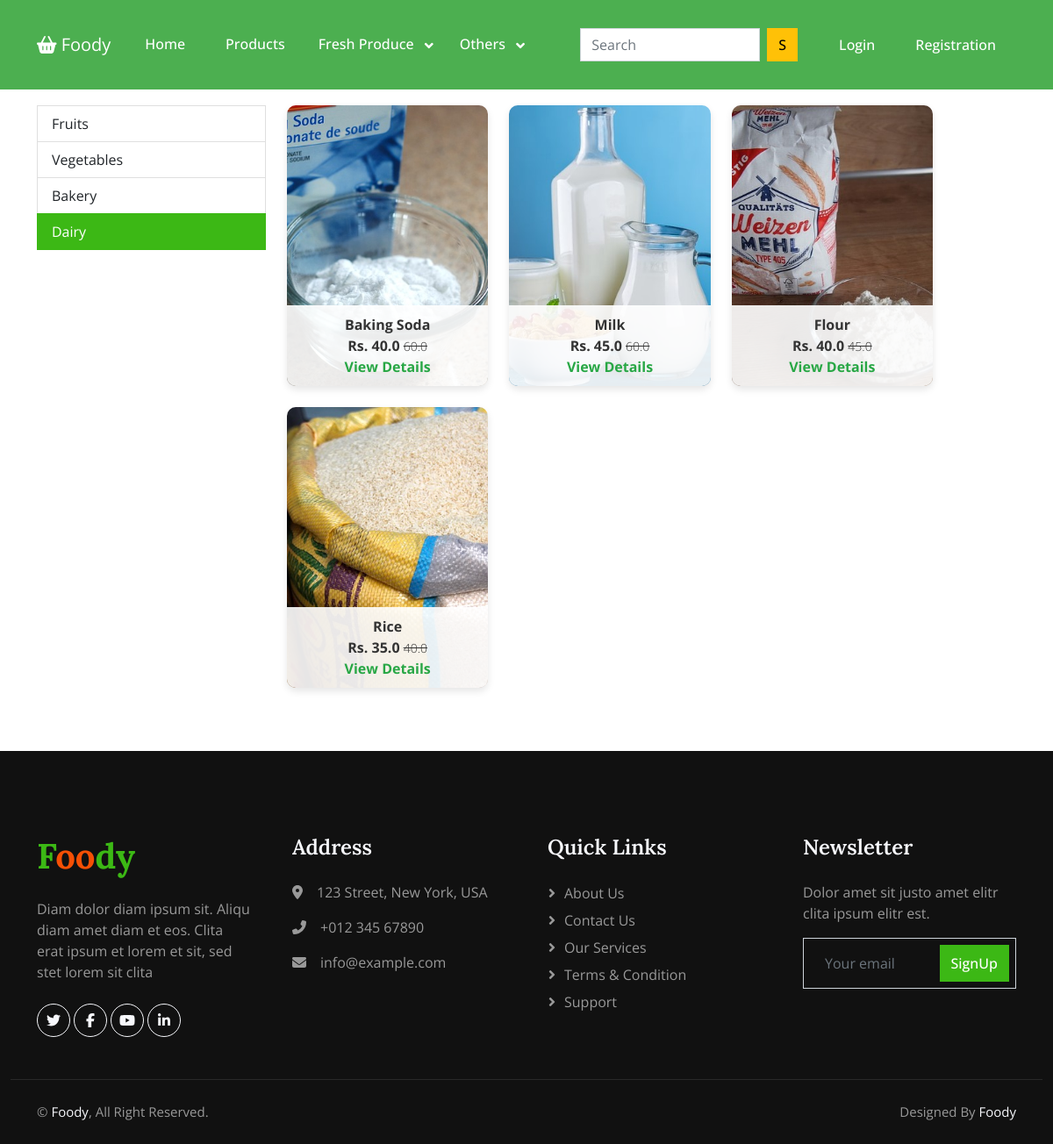
The app's page /dairy-products/ with its own data.
### app/models.py (models this page shows, shortened)
class Product(models.Model):
 title = models.CharField(max_length=100)
 selling_price = models.FloatField()
 discounted_price = models.FloatField()
 description = models.TextField()
 brand = models.CharField(max_length=100)
 category = models.CharField( choices=CATEGORY_CHOICES, max_length=2)
 product_image = models.ImageField(upload_to='productimg')

### app/views.py (the view)
# urls.py: path('dairy-products/', views.dairy_products, name='dairy'),
def dairy_products(request, data=None):
	totalitem = 0
	if request.user.is_authenticated:
		totalitem = len(Cart.objects.filter(user=request.user))
	if data==None :
		dairy_products = Product.objects.filter(category='d')
	return render(request, 'app/dairy_products.html', {'dairy_products':dairy_products,'totalitem':totalitem})

### app/templates/app/dairy_products.html (shortened to what this page needs)
{% extends 'app/base.html' %}
{% load static %}
{% block main-content %}
<div class="container my-5">
 <div class="row">
  <div class="col-sm-3">
   <div class="list-group">
    <a href="{% url 'fruits' %}" class="list-group-item list-group-item-action" >Fruits</a>
    <a href="{% url 'vegetables'  %}" class="list-group-item list-group-item-action">Vegetables</a>
    <a href="{% url 'bakery'  %}" class="list-group-item list-group-item-action">Bakery</a>
    <a href="{% url 'dairy'  %}" class="list-group-item list-group-item-action active">Dairy</a>
   </div>
  </div>
  <div class="col-sm-8">
   <div class="row">
    {% for product in dairy_products %}
     <div class="col-sm-4 text-center mb-4">
      <div class="item">
        <a href="{% url 'product-detail' product.id %}">
          <img src="{{product.product_image.url}}" alt="" class="img-fluid">
          <div class="details">
              <div class="fw-bold">{{product.title}}</div>
              <div class="fw-bold">Rs. {{product.discounted_price}} <small class="fw-light text-decoration-line-through">{{product.selling_price}}</small></div>
              <a href="{% url 'product-detail' product.id %}" class="view-details">View Details</a>
          </div>
        </a>
       </div>
     </div>
    {% endfor %}
   </div>
  </div>
 </div>
</div>
{% endblock main-content %}

### homepage/static/homepage/css/style.css (style rules this page uses)
:root { --primary: #3CB815; --secondary: #F65005; --light: #F7F8FC; --dark: #111111; }

### app/templates/app/dairy_products.html (style rules this page uses)
.item { position: relative; overflow: hidden; border-radius: 10px; box-shadow: 0px 4px 8px rgba(0, 0, 0, 0.1); transition: all 0.3s ease-in-out; }
.item img { height: 320px; width: 100%; object-fit: cover; transition: transform 0.3s ease-in-out; }
.details { position: absolute; bottom: 0; left: 0; width: 100%; background-color: rgba(255, 255, 255, 0.9); padding: 10px; text-align: center; transition: all 0.3s ease-in-out; }
.details a { color: #333; text-decoration: none; font-weight: bold; transition: color 0.3s ease-in-out; }
.details a.view-details { color: #28a745; }

### records on screen
Product: product_image (picture), title "Baking Soda", discounted_price "40.0", selling_price "60.0"
Product: product_image (picture), title "Milk", discounted_price "45.0", selling_price "60.0"
Product: product_image (picture), title "Flour", discounted_price "40.0", selling_price "45.0"
Product: product_image (picture), title "Rice", discounted_price "35.0", selling_price "40.0"
